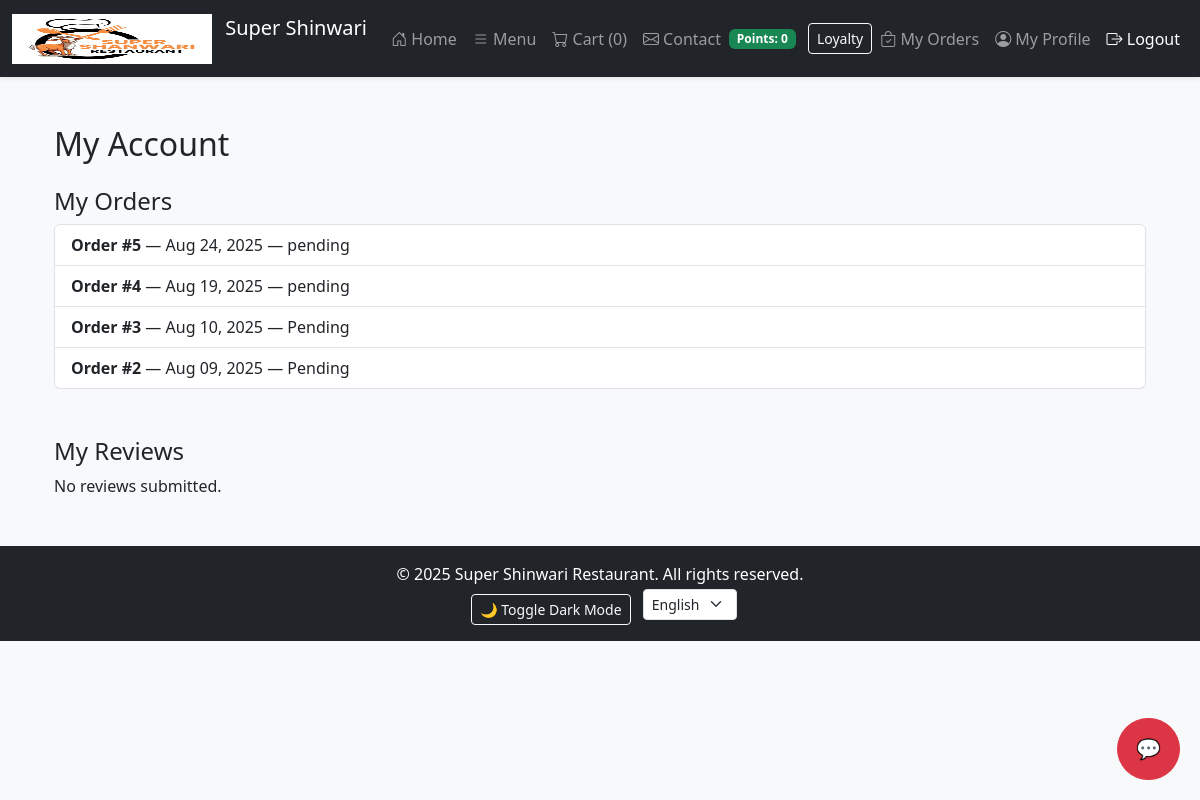
Page /my-account/ (signed in) on the committed database.
### core/models.py (models this page shows, shortened)
class Order(models.Model):
    STATUS_CHOICES = (
        ('pending', 'Pending'),
        ('processing', 'Processing'),
        ('delivered', 'Delivered'),
        ('cancelled', 'Cancelled'),
    )
    user = models.ForeignKey(User, on_delete=models.CASCADE, related_name='orders')
    full_name = models.CharField(max_length=200)
    phone = models.CharField(max_length=20)
    address = models.TextField()
    branch = models.ForeignKey(Branch, on_delete=models.SET_NULL, null=True, blank=True, related_name='orders')
    total_price = models.DecimalField(max_digits=10, decimal_places=2, default=0)
    status = models.CharField(max_length=20, choices=STATUS_CHOICES, default='pending')
    created_at = models.DateTimeField(auto_now_add=True)

### core/views.py (the view)
# urls.py: path('my-account/', views.my_account, name='my_account'),
@login_required
def my_account(request):
    return render(request, 'my_account.html', {
        'orders': Order.objects.filter(user=request.user).order_by('-created_at'),
        'reviews': Review.objects.filter(user=request.user).order_by('-created_at')
    })

### core/context_processors.py (called while the page is built)
def cart_item_count(request):
    total = 0
    if request.user.is_authenticated:
        cart = Cart.objects.filter(user=request.user).first()
        if cart:
            total = CartItem.objects.filter(cart=cart).aggregate(total=Sum('quantity'))['total'] or 0
    return {'cart_item_count': total}

### core/loyalty.py (called while the page is built)
def get_profile(user):
    profile, _ = UserProfile.objects.get_or_create(user=user)
    return profile

### core/models.py (called while the page is built)
    @property
    def cart_items(self):
        return self.items.all()

### templates/my_account.html
{% extends 'base.html' %}
{% block content %}
<div class="container mt-5">
    <h2 class="mb-4">My Account</h2>
    <div class="mb-5">
        <h4>My Orders</h4>
        {% if orders %}
            <ul class="list-group">
                {% for order in orders %}
                <li class="list-group-item">
                    <strong>Order #{{ order.id }}</strong> — {{ order.created_at|date:"M d, Y" }} — {{ order.status }}
                </li>
                {% endfor %}
            </ul>
        {% else %}
            <p>No orders found.</p>
        {% endif %}
    </div>
    <div>
        <h4>My Reviews</h4>
        {% if reviews %}
            {% for r in reviews %}
            <div class="border p-3 mb-2">
                ⭐ {{ r.rating }} — {{ r.created_at|date:"M d, Y H:i" }}
                <p class="mb-0">{{ r.comment }}</p>
            </div>
            {% endfor %}
        {% else %}
            <p>No reviews submitted.</p>
        {% endif %}
    </div>
</div>
{% endblock %}

### static/css/style.css (style rules this page uses)
body { font-family: 'Segoe UI', Tahoma, sans-serif; background-color: #f8f9fa; margin: 0; padding: 0; transition: background 0.3s, color 0.3s; }
html { scroll-behavior: smooth; }

### rows in the picture
Order: id "5", created_at "Aug 24, 2025", status "pending"
Order: id "4", created_at "Aug 19, 2025", status "pending"
Order: id "3", created_at "Aug 10, 2025", status "Pending"
Order: id "2", created_at "Aug 09, 2025", status "Pending"

### other values in the picture
{{ cart_item_count }} "0"
{{ loyalty_balance|default:0 }} "0"
